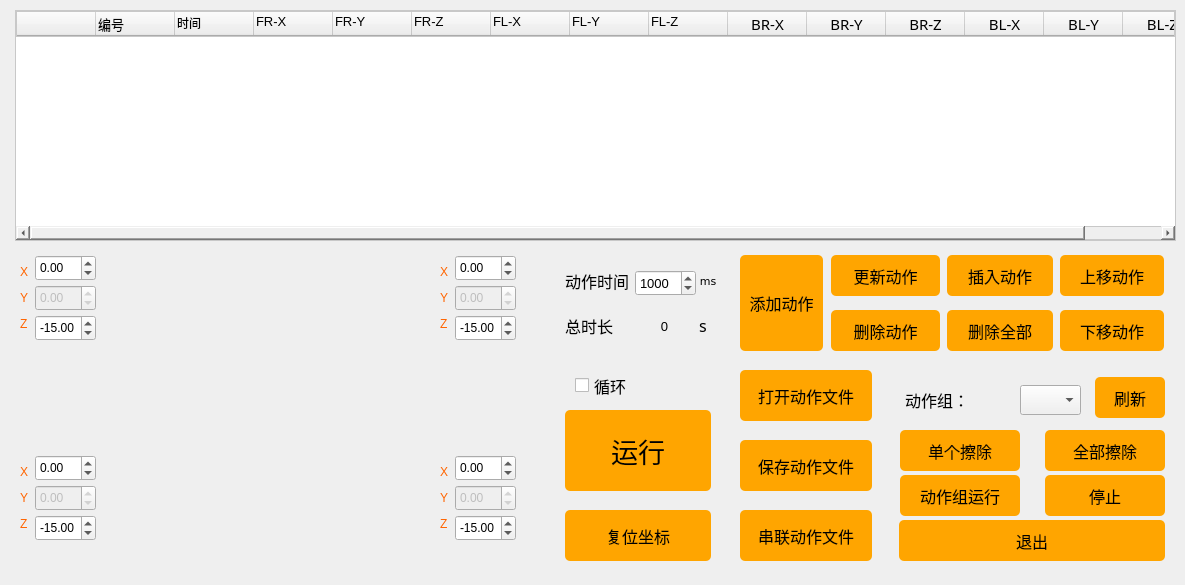
   <widget class="QWidget" name="tab">
    <attribute name="title">
     <string>坐标模式</string>
    </attribute>
    <widget class="QDoubleSpinBox" name="doubleSpinBox_legFL_Y">
     <property name="enabled">
      <bool>false</bool>
     </property>
     <property name="geometry">
      <rect>
       <x>35</x>
       <y>485</y>
       <width>61</width>
       <height>26</height>
      </rect>
     </property>
     <property name="wrapping">
      <bool>false</bool>
     </property>
     <property name="frame">
      <bool>true</bool>
     </property>
     <property name="readOnly">
      <bool>false</bool>
     </property>
     <property name="minimum">
      <double>-10.000000000000000</double>
     </property>
     <property name="maximum">
      <double>30.000000000000000</double>
     </property>
    </widget>
    <widget class="QDoubleSpinBox" name="doubleSpinBox_legBL_X">
     <property name="geometry">
      <rect>
       <x>455</x>
       <y>455</y>
       <width>61</width>
       <height>26</height>
      </rect>
     </property>
     <property name="minimum">
      <double>-10.000000000000000</double>
     </property>
     <property name="maximum">
      <double>30.000000000000000</double>
     </property>
    </widget>
    <widget class="QDoubleSpinBox" name="doubleSpinBox_legBR_Y">
     <property name="enabled">
      <bool>false</bool>
     </property>
     <property name="geometry">
      <rect>
       <x>455</x>
       <y>285</y>
       <width>61</width>
       <height>26</height>
      </rect>
     </property>
     <property name="readOnly">
      <bool>false</bool>
     </property>
     <property name="minimum">
      <double>-10.000000000000000</double>
     </property>
     <property name="maximum">
      <double>30.000000000000000</double>
     </property>
    </widget>
    <widget class="QDoubleSpinBox" name="doubleSpinBox_legFR_Y">
     <property name="enabled">
      <bool>false</bool>
     </property>
     <property name="geometry">
      <rect>
       <x>35</x>
       <y>285</y>
       <width>61</width>
       <height>26</height>
      </rect>
     </property>
     <property name="readOnly">
      <bool>false</bool>
     </property>
     <property name="minimum">
      <double>-10.000000000000000</double>
     </property>
     <property name="maximum">
      <double>30.000000000000000</double>
     </property>
    </widget>
    <widget class="QDoubleSpinBox" name="doubleSpinBox_legBL_Z">
     <property name="geometry">
      <rect>
       <x>455</x>
       <y>515</y>
       <width>61</width>
       <height>26</height>
      </rect>
     </property>
     <property name="minimum">
      <double>-30.000000000000000</double>
     </property>
     <property name="maximum">
      <double>30.000000000000000</double>
     </property>
     <property name="value">
      <double>-15.000000000000000</double>
     </property>
    </widget>
    <widget class="QDoubleSpinBox" name="doubleSpinBox_legBR_Z">
     <property name="geometry">
      <rect>
       <x>455</x>
       <y>315</y>
       <width>61</width>
       <height>26</height>
      </rect>
     </property>
     <property name="minimum">
      <double>-30.000000000000000</double>
     </property>
     <property name="maximum">
      <double>30.000000000000000</double>
     </property>
     <property name="value">
      <double>-15.000000000000000</double>
     </property>
    </widget>
    <widget class="QDoubleSpinBox" name="doubleSpinBox_legBR_X">
     <property name="geometry">
      <rect>
       <x>455</x>
       <y>255</y>
       <width>61</width>
       <height>26</height>
      </rect>
     </property>
     <property name="minimum">
      <double>-10.000000000000000</double>
     </property>
     <property name="maximum">
      <double>30.000000000000000</double>
     </property>
    </widget>
    <widget class="QDoubleSpinBox" name="doubleSpinBox_legFL_X">
     <property name="geometry">
      <rect>
       <x>35</x>
       <y>455</y>
       <width>61</width>
       <height>26</height>
      </rect>
     </property>
     <property name="minimum">
      <double>-10.000000000000000</double>
     </property>
     <property name="maximum">
      <double>30.000000000000000</double>
     </property>
    </widget>
    <widget class="QDoubleSpinBox" name="doubleSpinBox_legBL_Y">
     <property name="enabled">
      <bool>false</bool>
     </property>
     <property name="geometry">
      <rect>
       <x>455</x>
       <y>485</y>
       <width>61</width>
       <height>26</height>
      </rect>
     </property>
     <property name="readOnly">
      <bool>false</bool>
     </property>
     <property name="minimum">
      <double>-10.000000000000000</double>
     </property>
     <property name="maximum">
      <double>30.000000000000000</double>
     </property>
    </widget>
    <widget class="QDoubleSpinBox" name="doubleSpinBox_legFR_Z">
     <property name="geometry">
      <rect>
       <x>35</x>
       <y>315</y>
       <width>61</width>
       <height>26</height>
      </rect>
     </property>
     <property name="minimum">
      <double>-30.000000000000000</double>
     </property>
     <property name="maximum">
      <double>30.000000000000000</double>
     </property>
     <property name="value">
      <double>-15.000000000000000</double>
     </property>
    </widget>
    <widget class="QDoubleSpinBox" name="doubleSpinBox_legFL_Z">
     <property name="geometry">
      <rect>
       <x>35</x>
       <y>515</y>
       <width>61</width>
       <height>26</height>
      </rect>
     </property>
     <property name="minimum">
      <double>-30.000000000000000</double>
     </property>
     <property name="maximum">
      <double>30.000000000000000</double>
     </property>
     <property name="value">
      <double>-15.000000000000000</double>
     </property>
    </widget>
    <widget class="QDoubleSpinBox" name="doubleSpinBox_legFR_X">
     <property name="geometry">
      <rect>
       <x>35</x>
       <y>255</y>
       <width>61</width>
       <height>26</height>
      </rect>
     </property>
     <property name="minimum">
      <double>-10.000000000000000</double>
     </property>
     <property name="maximum">
      <double>30.000000000000000</double>
     </property>
    </widget>
    <widget class="QTableWidget" name="tableWidget_Coord">
     <property name="geometry">
      <rect>
       <x>15</x>
       <y>10</y>
       <width>1161</width>
       <height>231</height>
      </rect>
     </property>
     <property name="sizePolicy">
      <sizepolicy hsizetype="Fixed" vsizetype="Expanding">
       <horstretch>0</horstretch>
       <verstretch>0</verstretch>
      </sizepolicy>
     </property>
     <property name="font">
      <font>
       <family>黑体</family>
       <pointsize>11</pointsize>
      </font>
     </property>
     <property name="layoutDirection">
      <enum>Qt::LeftToRight</enum>
     </property>
     <property name="styleSheet">
      <string notr="true">border:1px solid #242424;
border-color: rgb(200, 200, 200);</string>
     </property>
     <property name="textElideMode">
      <enum>Qt::ElideMiddle</enum>
     </property>
     <property name="rowCount">
      <number>0</number>
     </property>
     <property name="columnCount">
      <number>15</number>
     </property>
     <attribute name="horizontalHeaderMinimumSectionSize">
      <number>20</number>
     </attribute>
     <attribute name="horizontalHeaderDefaultSectionSize">
      <number>79</number>
     </attribute>
     <attribute name="horizontalHeaderShowSortIndicator" stdset="0">
      <bool>true</bool>
     </attribute>
     <attribute name="verticalHeaderVisible">
      <bool>false</bool>
     </attribute>
     <attribute name="verticalHeaderMinimumSectionSize">
      <number>22</number>
     </attribute>
     <attribute name="verticalHeaderDefaultSectionSize">
      <number>22</number>
     </attribute>
     <column>
      <property name="text">
       <string/>
      </property>
      <property name="font">
       <font>
        <family>黑体</family>
        <pointsize>11</pointsize>
       </font>
      </property>
      <property name="textAlignment">
       <set>AlignLeading|AlignVCenter</set>
      </property>
     </column>
     <column>
      <property name="text">
       <string>编号</string>
      </property>
      <property name="font">
       <font>
        <family>Arial</family>
        <pointsize>10</pointsize>
        <weight>50</weight>
        <bold>false</bold>
       </font>
      </property>
      <property name="textAlignment">
       <set>AlignLeading|AlignTop</set>
      </property>
     </column>
     <column>
      <property name="text">
       <string>时间</string>
      </property>
      <property name="font">
       <font>
        <family>Arial</family>
        <pointsize>9</pointsize>
       </font>
      </property>
      <property name="textAlignment">
       <set>AlignLeading|AlignTop</set>
      </property>
     </column>
     <column>
      <property name="text">
       <string>FR-X</string>
      </property>
      <property name="font">
       <font>
        <family>Arial</family>
        <pointsize>10</pointsize>
        <weight>50</weight>
        <bold>false</bold>
       </font>
      </property>
      <property name="textAlignment">
       <set>AlignLeading|AlignTop</set>
      </property>
     </column>
     <column>
      <property name="text">
       <string>FR-Y</string>
      </property>
      <property name="font">
       <font>
        <family>Arial</family>
        <pointsize>10</pointsize>
        <weight>50</weight>
        <bold>false</bold>
       </font>
      </property>
      <property name="textAlignment">
       <set>AlignLeading|AlignTop</set>
      </property>
     </column>
     <column>
      <property name="text">
       <string>FR-Z</string>
      </property>
      <property name="font">
       <font>
        <family>Arial</family>
        <pointsize>10</pointsize>
        <weight>50</weight>
        <bold>false</bold>
       </font>
      </property>
      <property name="textAlignment">
       <set>AlignLeading|AlignTop</set>
      </property>
     </column>
     <column>
      <property name="text">
       <string>FL-X</string>
      </property>
      <property name="font">
       <font>
        <family>Arial</family>
        <pointsize>10</pointsize>
        <weight>50</weight>
        <bold>false</bold>
       </font>
      </property>
      <property name="textAlignment">
       <set>AlignLeading|AlignTop</set>
      </property>
     </column>
     <column>
      <property name="text">
       <string>FL-Y</string>
      </property>
      <property name="font">
       <font>
        <family>Arial</family>
        <pointsize>10</pointsize>
        <weight>50</weight>
        <bold>false</bold>
       </font>
      </property>
      <property name="textAlignment">
       <set>AlignLeading|AlignTop</set>
      </property>
     </column>
     <column>
      <property name="text">
       <string>FL-Z</string>
      </property>
      <property name="font">
       <font>
        <family>Arial</family>
        <pointsize>10</pointsize>
        <weight>50</weight>
        <bold>false</bold>
       </font>
      </property>
      <property name="textAlignment">
       <set>AlignLeading|AlignTop</set>
      </property>
     </column>
     <column>
      <property name="text">
       <string>BR-X</string>
      </property>
     </column>
     <column>
      <property name="text">
       <string>BR-Y</string>
      </property>
     </column>
     <column>
      <property name="text">
       <string>BR-Z</string>
      </property>
     </column>
     <column>
      <property name="text">
       <string>BL-X</string>
      </property>
     </column>
     <column>
      <property name="text">
       <string>BL-Y</string>
      </property>
     </column>
     <column>
      <property name="text">
       <string>BL-Z</string>
      </property>
     </column>
    </widget>
    <widget class="QWidget" name="widget_12" native="true">
     <property name="geometry">
      <rect>
       <x>555</x>
       <y>360</y>
       <width>171</width>
       <height>211</height>
      </rect>
     </property>
     <property name="styleSheet">
      <string notr="true">#widget_3 {border:1px solid #242424;
border-color: rgb(200, 200, 200);}</string>
     </property>
     <widget class="QCheckBox" name="checkBox_run_Coord_cycle">
      <property name="geometry">
       <rect>
        <x>20</x>
        <y>5</y>
        <width>61</width>
        <height>41</height>
       </rect>
      </property>
      <property name="font">
       <font>
        <family>黑体</family>
        <pointsize>12</pointsize>
       </font>
      </property>
      <property name="text">
       <string>循环</string>
      </property>
     </widget>
     <widget class="QPushButton" name="Button_Run_Coord">
      <property name="geometry">
       <rect>
        <x>10</x>
        <y>50</y>
        <width>146</width>
        <height>81</height>
       </rect>
      </property>
      <property name="font">
       <font>
        <family>SimHei</family>
        <pointsize>20</pointsize>
       </font>
      </property>
      <property name="styleSheet">
       <string notr="true">QPushButton{background-color: rgb(255, 165, 0);}
QPushButton:hover{background-color:  rgb(255, 210, 0);}
QPushButton{border-radius:5px;}</string>
      </property>
      <property name="text">
       <string>运行</string>
      </property>
      <property name="iconSize">
       <size>
        <width>14</width>
        <height>14</height>
       </size>
      </property>
     </widget>
     <widget class="QPushButton" name="Button_Reset_Coord">
      <property name="geometry">
       <rect>
        <x>10</x>
        <y>150</y>
        <width>146</width>
        <height>51</height>
       </rect>
      </property>
      <property name="font">
       <font>
        <family>黑体</family>
        <pointsize>12</pointsize>
       </font>
      </property>
      <property name="styleSheet">
       <string notr="true">QPushButton{background-color: rgb(255, 165, 0);}
QPushButton:hover{background-color:  rgb(255, 210, 0);}
QPushButton{border-radius:5px;}</string>
      </property>
      <property name="text">
       <string>复位坐标</string>
      </property>
     </widget>
    </widget>
    <widget class="QWidget" name="widget_13" native="true">
     <property name="geometry">
      <rect>
       <x>380</x>
       <y>245</y>
       <width>791</width>
       <height>111</height>
      </rect>
     </property>
     <property name="font">
      <font>
       <family>Arial</family>
       <pointsize>10</pointsize>
      </font>
     </property>
     <property name="styleSheet">
      <string notr="true">#widget_1 {border:1px solid #242424;
border-color: rgb(200, 200, 200);}</string>
     </property>
     <widget class="QLabel" name="label_time_4">
      <property name="geometry">
       <rect>
        <x>185</x>
        <y>20</y>
        <width>71</width>
        <height>31</height>
       </rect>
      </property>
      <property name="font">
       <font>
        <family>黑体</family>
        <pointsize>12</pointsize>
       </font>
      </property>
      <property name="text">
       <string>动作时间</string>
      </property>
     </widget>
     <widget class="QPushButton" name="Button_AddCoord">
      <property name="geometry">
       <rect>
        <x>360</x>
        <y>10</y>
        <width>83</width>
        <height>96</height>
       </rect>
      </property>
      <property name="font">
       <font>
        <family>黑体</family>
        <pointsize>12</pointsize>
       </font>
      </property>
      <property name="styleSheet">
       <string notr="true">QPushButton{background-color: rgb(255, 165, 0);}
QPushButton:hover{background-color:  rgb(255, 210, 0);}
QPushButton{border-radius:5px;}</string>
      </property>
      <property name="text">
       <string>添加动作</string>
      </property>
     </widget>
     <widget class="QPushButton" name="Button_DelectCoord">
      <property name="geometry">
       <rect>
        <x>451</x>
        <y>65</y>
        <width>109</width>
        <height>41</height>
       </rect>
      </property>
      <property name="font">
       <font>
        <family>黑体</family>
        <pointsize>12</pointsize>
       </font>
      </property>
      <property name="styleSheet">
       <string notr="true">QPushButton{background-color: rgb(255, 165, 0);}
QPushButton:hover{background-color:  rgb(255, 210, 0);}
QPushButton{border-radius:5px;}</string>
      </property>
      <property name="text">
       <string>删除动作</string>
      </property>
     </widget>
     <widget class="QPushButton" name="Button_UpdateCoord">
      <property name="geometry">
       <rect>
        <x>451</x>
        <y>10</y>
        <width>109</width>
        <height>41</height>
       </rect>
      </property>
      <property name="font">
       <font>
        <family>黑体</family>
        <pointsize>12</pointsize>
       </font>
      </property>
      <property name="styleSheet">
       <string notr="true">QPushButton{background-color: rgb(255, 165, 0);}
QPushButton:hover{background-color:  rgb(255, 210, 0);}
QPushButton{border-radius:5px;}</string>
      </property>
      <property name="text">
       <string>更新动作</string>
      </property>
     </widget>
     <widget class="QPushButton" name="Button_MoveUpCoord">
      <property name="geometry">
       <rect>
        <x>680</x>
        <y>10</y>
        <width>104</width>
        <height>41</height>
       </rect>
      </property>
      <property name="font">
       <font>
        <family>黑体</family>
        <pointsize>12</pointsize>
       </font>
      </property>
      <property name="styleSheet">
       <string notr="true">QPushButton{background-color: rgb(255, 165, 0);}
QPushButton:hover{background-color:  rgb(255, 210, 0);}
QPushButton{border-radius:5px;}</string>
      </property>
      <property name="text">
       <string>上移动作</string>
      </property>
     </widget>
     <widget class="QPushButton" name="Button_MoveDownCoord">
      <property name="geometry">
       <rect>
        <x>680</x>
        <y>65</y>
        <width>104</width>
        <height>41</height>
       </rect>
      </property>
      <property name="font">
       <font>
        <family>黑体</family>
        <pointsize>12</pointsize>
       </font>
      </property>
      <property name="styleSheet">
       <string notr="true">QPushButton{background-color: rgb(255, 165, 0);}
QPushButton:hover{background-color:  rgb(255, 210, 0);}
QPushButton{border-radius:5px;}</string>
      </property>
      <property name="text">
       <string>下移动作</string>
      </property>
     </widget>
     <widget class="QLabel" name="label_41">
      <property name="geometry">
       <rect>
        <x>320</x>
        <y>25</y>
        <width>16</width>
        <height>21</height>
       </rect>
      </property>
      <property name="font">
       <font>
        <family>DejaVu Sans</family>
        <pointsize>8</pointsize>
       </font>
      </property>
      <property name="text">
       <string>ms</string>
      </property>
      <property name="alignment">
       <set>Qt::AlignCenter</set>
      </property>
     </widget>
     <widget class="QPushButton" name="Button_DelectAllCoord">
      <property name="geometry">
       <rect>
        <x>567</x>
        <y>65</y>
        <width>106</width>
        <height>41</height>
       </rect>
      </property>
      <property name="font">
       <font>
        <family>黑体</family>
        <pointsize>12</pointsize>
       </font>
      </property>
      <property name="styleSheet">
       <string notr="true">QPushButton{background-color: rgb(255, 165, 0);}
QPushButton:hover{background-color:  rgb(255, 210, 0);}
QPushButton{border-radius:5px;}</string>
      </property>
      <property name="text">
       <string>删除全部</string>
      </property>
     </widget>
     <widget class="QSpinBox" name="spinBox_run_coord_time">
      <property name="geometry">
       <rect>
        <x>255</x>
        <y>25</y>
        <width>61</width>
        <height>26</height>
       </rect>
      </property>
      <property name="maximum">
       <number>30000</number>
      </property>
      <property name="value">
       <number>1000</number>
      </property>
     </widget>
     <widget class="QLabel" name="label_time_3">
      <property name="geometry">
       <rect>
        <x>185</x>
        <y>65</y>
        <width>91</width>
        <height>31</height>
       </rect>
      </property>
      <property name="font">
       <font>
        <family>黑体</family>
        <pointsize>12</pointsize>
       </font>
      </property>
      <property name="text">
       <string>总时长</string>
      </property>
     </widget>
     <widget class="QLabel" name="label_TotalTime_coord">
      <property name="geometry">
       <rect>
        <x>264</x>
        <y>71</y>
        <width>41</width>
        <height>20</height>
       </rect>
      </property>
      <property name="layoutDirection">
       <enum>Qt::LeftToRight</enum>
      </property>
      <property name="text">
       <string>0</string>
      </property>
      <property name="alignment">
       <set>Qt::AlignCenter</set>
      </property>
     </widget>
     <widget class="QLabel" name="label_40">
      <property name="geometry">
       <rect>
        <x>315</x>
        <y>70</y>
        <width>16</width>
        <height>21</height>
       </rect>
      </property>
      <property name="font">
       <font>
        <family>黑体</family>
        <pointsize>12</pointsize>
       </font>
      </property>
      <property name="text">
       <string>s</string>
      </property>
      <property name="alignment">
       <set>Qt::AlignCenter</set>
      </property>
     </widget>
     <widget class="QPushButton" name="Button_InsertCoord">
      <property name="geometry">
       <rect>
        <x>567</x>
        <y>10</y>
        <width>106</width>
        <height>41</height>
       </rect>
      </property>
      <property name="font">
       <font>
        <family>黑体</family>
        <pointsize>12</pointsize>
       </font>
      </property>
      <property name="styleSheet">
       <string notr="true">QPushButton{background-color: rgb(255, 165, 0);}
QPushButton:hover{background-color:  rgb(255, 210, 0);}
QPushButton{border-radius:5px;}</string>
      </property>
      <property name="text">
       <string>插入动作</string>
      </property>
     </widget>
    </widget>
    <widget class="QWidget" name="widget_14" native="true">
     <property name="geometry">
      <rect>
       <x>740</x>
       <y>360</y>
       <width>146</width>
       <height>211</height>
      </rect>
     </property>
     <property name="styleSheet">
      <string notr="true">#widget_4 {border:1px solid #242424;
border-color: rgb(200, 200, 200);}</string>
     </property>
     <widget class="QPushButton" name="Button_OpenActionGroup_Coord">
      <property name="geometry">
       <rect>
        <x>0</x>
        <y>10</y>
        <width>132</width>
        <height>51</height>
       </rect>
      </property>
      <property name="font">
       <font>
        <family>黑体</family>
        <pointsize>12</pointsize>
       </font>
      </property>
      <property name="styleSheet">
       <string notr="true">QPushButton{background-color: rgb(255, 165, 0);}
QPushButton:hover{background-color:  rgb(255, 210, 0);}
QPushButton{border-radius:5px;}</string>
      </property>
      <property name="text">
       <string>打开动作文件</string>
      </property>
     </widget>
     <widget class="QPushButton" name="Button_SaveActionGroup_Coord">
      <property name="geometry">
       <rect>
        <x>0</x>
        <y>80</y>
        <width>132</width>
        <height>51</height>
       </rect>
      </property>
      <property name="font">
       <font>
        <family>黑体</family>
        <pointsize>12</pointsize>
       </font>
      </property>
      <property name="styleSheet">
       <string notr="true">QPushButton{background-color: rgb(255, 165, 0);}
QPushButton:hover{background-color:  rgb(255, 210, 0);}
QPushButton{border-radius:5px;}</string>
      </property>
      <property name="text">
       <string>保存动作文件</string>
      </property>
     </widget>
     <widget class="QPushButton" name="Button_TandemActionGroup_Coord">
      <property name="geometry">
       <rect>
        <x>0</x>
        <y>150</y>
        <width>132</width>
        <height>51</height>
       </rect>
      </property>
      <property name="minimumSize">
       <size>
        <width>110</width>
        <height>51</height>
       </size>
      </property>
      <property name="font">
       <font>
        <family>黑体</family>
        <pointsize>12</pointsize>
       </font>
      </property>
      <property name="styleSheet">
       <string notr="true">QPushButton{background-color: rgb(255, 165, 0);}
QPushButton:hover{background-color:  rgb(255, 210, 0);}
QPushButton{border-radius:5px;}</string>
      </property>
      <property name="text">
       <string>串联动作文件</string>
      </property>
     </widget>
    </widget>
    <widget class="QWidget" name="widget_15" native="true">
     <property name="geometry">
      <rect>
       <x>890</x>
       <y>365</y>
       <width>281</width>
       <height>211</height>
      </rect>
     </property>
     <property name="styleSheet">
      <string notr="true">#widget_5 {border:1px solid #242424;
border-color: rgb(200, 200, 200);}</string>
     </property>
     <widget class="QLabel" name="label_action_2">
      <property name="geometry">
       <rect>
        <x>15</x>
        <y>20</y>
        <width>106</width>
        <height>30</height>
       </rect>
      </property>
      <property name="font">
       <font>
        <family>黑体</family>
        <pointsize>12</pointsize>
       </font>
      </property>
      <property name="text">
       <string>动作组：</string>
      </property>
     </widget>
     <widget class="QComboBox" name="comboBox_action_Coord">
      <property name="geometry">
       <rect>
        <x>130</x>
        <y>20</y>
        <width>61</width>
        <height>30</height>
       </rect>
      </property>
      <property name="font">
       <font>
        <family>Arial</family>
        <pointsize>10</pointsize>
       </font>
      </property>
      <property name="styleSheet">
       <string notr="true">background-color: rgb(240, 240, 240);
</string>
      </property>
     </widget>
     <widget class="QPushButton" name="Button_DelectSingle_Coord">
      <property name="geometry">
       <rect>
        <x>10</x>
        <y>65</y>
        <width>120</width>
        <height>41</height>
       </rect>
      </property>
      <property name="font">
       <font>
        <family>黑体</family>
        <pointsize>12</pointsize>
       </font>
      </property>
      <property name="styleSheet">
       <string notr="true">QPushButton{background-color: rgb(255, 165, 0);}
QPushButton:hover{background-color:  rgb(255, 210, 0);}
QPushButton{border-radius:5px;}</string>
      </property>
      <property name="text">
       <string>单个擦除</string>
      </property>
     </widget>
     <widget class="QPushButton" name="Button_AllDelect_Coord">
      <property name="geometry">
       <rect>
        <x>155</x>
        <y>65</y>
        <width>120</width>
        <height>41</height>
       </rect>
      </property>
      <property name="font">
       <font>
        <family>黑体</family>
        <pointsize>12</pointsize>
       </font>
      </property>
      <property name="styleSheet">
       <string notr="true">QPushButton{background-color: rgb(255, 165, 0);}
QPushButton:hover{background-color:  rgb(255, 210, 0);}
QPushButton{border-radius:5px;}</string>
      </property>
      <property name="text">
       <string>全部擦除</string>
      </property>
     </widget>
     <widget class="QPushButton" name="Button_RunAction_Coord">
      <property name="geometry">
       <rect>
        <x>10</x>
        <y>110</y>
        <width>120</width>
        <height>41</height>
       </rect>
      </property>
      <property name="font">
       <font>
        <family>黑体</family>
        <pointsize>12</pointsize>
       </font>
      </property>
      <property name="styleSheet">
       <string notr="true">QPushButton{background-color: rgb(255, 165, 0);}
QPushButton:hover{background-color:  rgb(255, 210, 0);}
QPushButton{border-radius:5px;}</string>
      </property>
      <property name="text">
       <string>动作组运行</string>
      </property>
     </widget>
     <widget class="QPushButton" name="Button_StopAction_Coord">
      <property name="geometry">
       <rect>
        <x>155</x>
        <y>110</y>
        <width>120</width>
        <height>41</height>
       </rect>
      </property>
      <property name="font">
       <font>
        <family>黑体</family>
        <pointsize>12</pointsize>
       </font>
      </property>
      <property name="styleSheet">
       <string notr="true">QPushButton{background-color: rgb(255, 165, 0);}
QPushButton:hover{background-color:  rgb(255, 210, 0);}
QPushButton{border-radius:5px;}</string>
      </property>
      <property name="text">
       <string>停止</string>
      </property>
     </widget>
     <widget class="QPushButton" name="Button_Refresh_Coord">
      <property name="geometry">
       <rect>
        <x>205</x>
        <y>12</y>
        <width>70</width>
        <height>41</height>
       </rect>
      </property>
      <property name="font">
       <font>
        <family>黑体</family>
        <pointsize>12</pointsize>
       </font>
      </property>
      <property name="styleSheet">
       <string notr="true">QPushButton{background-color: rgb(255, 165, 0);}
QPushButton:hover{background-color:  rgb(255, 210, 0);}
QPushButton{border-radius:5px;}</string>
      </property>
      <property name="text">
       <string>刷新</string>
      </property>
     </widget>
     <widget class="QPushButton" name="pushButton_quit2">
      <property name="geometry">
       <rect>
        <x>9</x>
        <y>155</y>
        <width>266</width>
        <height>41</height>
       </rect>
      </property>
      <property name="font">
       <font>
        <family>黑体</family>
        <pointsize>12</pointsize>
       </font>
      </property>
      <property name="styleSheet">
       <string notr="true">QPushButton{background-color: rgb(255, 165, 0);}
QPushButton:hover{background-color:  rgb(255, 210, 0);}
QPushButton{border-radius:5px;}</string>
      </property>
      <property name="text">
       <string>退出</string>
      </property>
     </widget>
    </widget>
    <widget class="QLabel" name="label_42">
     <property name="geometry">
      <rect>
       <x>20</x>
       <y>260</y>
       <width>16</width>
       <height>76</height>
      </rect>
     </property>
     <property name="styleSheet">
      <string notr="true">color: rgb(255, 100, 0);</string>
     </property>
     <property name="text">
      <string>&lt;html&gt;&lt;head/&gt;&lt;body&gt;&lt;p&gt;X&lt;/p&gt;&lt;p&gt;Y&lt;/p&gt;&lt;p&gt;Z&lt;/p&gt;&lt;/body&gt;&lt;/html&gt;</string>
     </property>
    </widget>
    <widget class="QLabel" name="label_43">
     <property name="geometry">
      <rect>
       <x>440</x>
       <y>260</y>
       <width>16</width>
       <height>76</height>
      </rect>
     </property>
     <property name="styleSheet">
      <string notr="true">color: rgb(255, 100, 0);</string>
     </property>
     <property name="text">
      <string>&lt;html&gt;&lt;head/&gt;&lt;body&gt;&lt;p&gt;X&lt;/p&gt;&lt;p&gt;Y&lt;/p&gt;&lt;p&gt;Z&lt;/p&gt;&lt;/body&gt;&lt;/html&gt;</string>
     </property>
    </widget>
    <widget class="QLabel" name="label_44">
     <property name="geometry">
      <rect>
       <x>20</x>
       <y>460</y>
       <width>16</width>
       <height>76</height>
      </rect>
     </property>
     <property name="styleSheet">
      <string notr="true">color: rgb(255, 100, 0);</string>
     </property>
     <property name="text">
      <string>&lt;html&gt;&lt;head/&gt;&lt;body&gt;&lt;p&gt;X&lt;/p&gt;&lt;p&gt;Y&lt;/p&gt;&lt;p&gt;Z&lt;/p&gt;&lt;/body&gt;&lt;/html&gt;</string>
     </property>
    </widget>
    <widget class="QLabel" name="label_45">
     <property name="geometry">
      <rect>
       <x>440</x>
       <y>460</y>
       <width>16</width>
       <height>76</height>
      </rect>
     </property>
     <property name="styleSheet">
      <string notr="true">color: rgb(255, 100, 0);</string>
     </property>
     <property name="text">
      <string>&lt;html&gt;&lt;head/&gt;&lt;body&gt;&lt;p&gt;X&lt;/p&gt;&lt;p&gt;Y&lt;/p&gt;&lt;p&gt;Z&lt;/p&gt;&lt;/body&gt;&lt;/html&gt;</string>
     </property>
    </widget>
    <widget class="QLabel" name="label_28">
     <property name="geometry">
      <rect>
       <x>85</x>
       <y>290</y>
       <width>401</width>
       <height>246</height>
      </rect>
     </property>
     <property name="styleSheet">
      <string notr="true">background-image: url(:/images/puppy2.png);</string>
     </property>
     <property name="text">
      <string/>
     </property>
    </widget>
    <zorder>widget_13</zorder>
    <zorder>label_28</zorder>
    <zorder>label_45</zorder>
    <zorder>label_44</zorder>
    <zorder>label_42</zorder>
    <zorder>doubleSpinBox_legFL_Y</zorder>
    <zorder>doubleSpinBox_legBL_X</zorder>
    <zorder>doubleSpinBox_legFR_Y</zorder>
    <zorder>doubleSpinBox_legBL_Z</zorder>
    <zorder>doubleSpinBox_legFL_X</zorder>
    <zorder>doubleSpinBox_legBL_Y</zorder>
    <zorder>doubleSpinBox_legFR_Z</zorder>
    <zorder>doubleSpinBox_legFL_Z</zorder>
    <zorder>doubleSpinBox_legFR_X</zorder>
    <zorder>tableWidget_Coord</zorder>
    <zorder>widget_12</zorder>
    <zorder>widget_14</zorder>
    <zorder>widget_15</zorder>
    <zorder>label_43</zorder>
    <zorder>doubleSpinBox_legBR_X</zorder>
    <zorder>doubleSpinBox_legBR_Y</zorder>
    <zorder>doubleSpinBox_legBR_Z</zorder>
   </widget>
